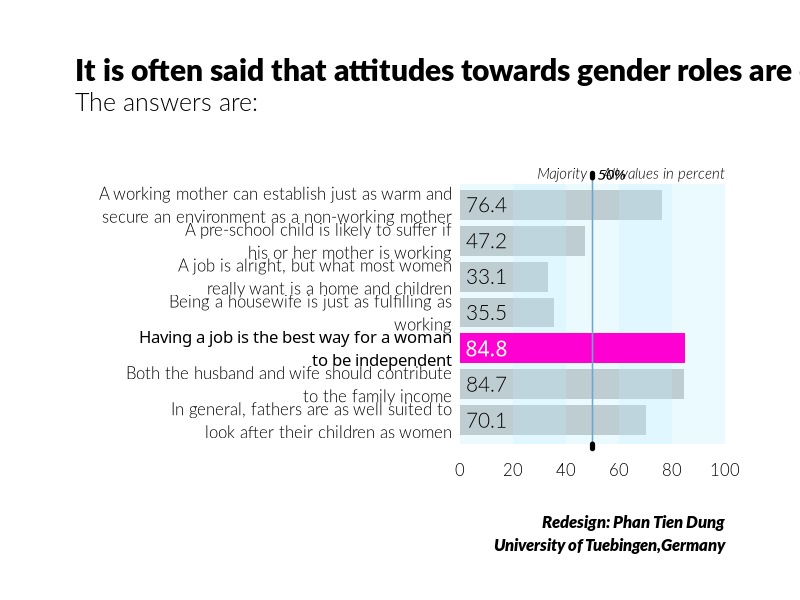

Write R code to recreate this figure. (Note: this script raises an error after producing the figure.)




library(readxl)
library(readr)
library(tidyverse)
library(pdftools)
library(graphics)




myC_v159 <- "A working mother can establish just as warm and\nsecure an environment as a non-working mother"
myC_v160 <- "A pre-school child is likely to suffer if\nhis or her mother is working"
myC_v161 <- "A job is alright, but what most women\nreally want is a home and children"
myC_v162 <- "Being a housewife is just as fulfilling as\nworking"
myC_v163 <- "Having a job is the best way for a woman\nto be independent"
myC_v164 <- "Both the husband and wife should contribute\nto the family income"
myC_v165 <- "In general, fathers are as well suited to\nlook after their children as women"
myC_v166 <- "Men should take as much responsibility\nas women for their household and children"
myNames <- c(myC_v165, myC_v164, myC_v163, myC_v162, myC_v161, myC_v160, myC_v159)


df <- c(70.1,84.7,84.8,35.5,33.1,47.2,76.4)
df2 <- vector('double',length(df))
df2[which(df == 84.8)] <- df[which(df == 84.8)]



pdf_file <- 'BarCharts_Multiple.pdf'
cairo_pdf(pdf_file,bg = 'grey98',width = 13,height = 10.5)

par(
  
  omi = c(0.65,0.75,1.25,0.75),
  mai = c(0.9,3.85,0.55,0),
  lheight = 1.15,
  family = 'Lato Light',
  las = 1)


bp <- barplot(df,names.arg = FALSE,
              horiz = TRUE,
              border = NA,
              xlim = c(0,100),
              col = 'grey',
              axes = FALSE,
              family = 'Lato')


myColor <- rgb(255,0,210,maxColorValue = 255)


rect(0,-0.1,20,8.6,col = rgb(191,239,255,80,maxColorValue = 255),border = NA)
rect(20,-0.1,40,8.6,col = rgb(191,239,255,120,maxColorValue = 255),border = NA)
rect(40,-0.1,60,8.6,col = rgb(191,239,255,80,maxColorValue = 255),border = NA)
rect(60,-0.1,80,8.6,col = rgb(191,239,255,120,maxColorValue = 255),border = NA)
rect(80,-0.1,100,8.6,col = rgb(191,239,255,80,maxColorValue = 255),border = NA)


bp <- barplot(df2,
              names.arg = FALSE,
              horiz = TRUE,
              border = NA,
              xlim = c(0,100),
              col = myColor,
              axes = FALSE,
              add = TRUE)


# Other Elements

for (i in 1:length(myNames)) {
  
  if (i == 3) {
    
    myFont <- 'Lato Bold'
    
  }else{
    
    myFont <- 'Lato Light'
    
  }
  
  text(-3,bp[i],myNames[i],xpd = TRUE,adj = 1,family = myFont,cex = 1)
  text(10,bp[i],df[i],family = myFont,cex = 1.25,col = ifelse(i == 3,'white','black'))
  
}


arrows(50,-0.1,50,8.8,lwd = 1.5,length = 0,xpd = TRUE,col = 'skyblue3')
arrows(50,-0.25,50,-0.1,lwd = 5,length = 0,xpd = TRUE)
arrows(50,8.8,50,8.95,lwd = 5,length = 0,xpd = TRUE)


text(48,8.9,'Majority',adj = 1,xpd = TRUE,cex = 0.9,font = 3)
text(52,8.9,'50%',adj = 0,xpd = TRUE,cex = 0.9,font = 3,family = 'Lato Bold')
text(100,8.9,'All values in percent',adj = 1,xpd = TRUE,cex = 0.9,font = 3)
mtext(seq(0,100,by = 20),at = seq(0,100,by = 20),1,line = 0.75)

# Titles for margins


mtext('It is often said that attitudes towards gender roles are changing',
      side = 3,line = 2,adj = 0,cex = 1.8,family = 'Lato Black',outer = TRUE)
mtext('The answers are:',side = 3,line = 0.5,adj = 0,cex = 1.5,outer = TRUE)
mtext('Redesign: Phan Tien Dung\nUniversity of Tuebingen,Germany',
      side = 1,line = 0,adj = 1,cex = 1,outer = TRUE,font = 3,
      family = 'Lato Black')



dev.off()


pdf_convert(
  
  
  pdf = pdf_file,
  format = 'png',
  pages = NULL,
  filenames = NULL,
  dpi = 72,
  antialias = TRUE,
  opw = '',
  upw = '',
  verbose = TRUE
  
  
)
